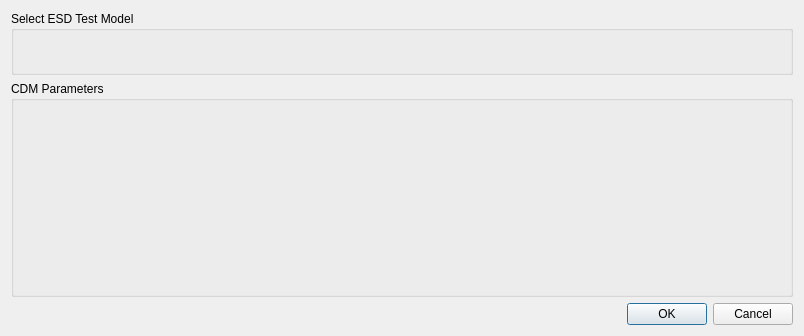
<?xml version="1.0" encoding="UTF-8"?>
<ui version="4.0">
 <class>Dialog</class>
 <widget class="QDialog" name="Dialog">
  <property name="geometry">
   <rect>
    <x>0</x>
    <y>0</y>
    <width>804</width>
    <height>336</height>
   </rect>
  </property>
  <property name="sizePolicy">
   <sizepolicy hsizetype="Fixed" vsizetype="Preferred">
    <horstretch>0</horstretch>
    <verstretch>0</verstretch>
   </sizepolicy>
  </property>
  <property name="minimumSize">
   <size>
    <width>804</width>
    <height>0</height>
   </size>
  </property>
  <property name="maximumSize">
   <size>
    <width>804</width>
    <height>16777215</height>
   </size>
  </property>
  <property name="windowTitle">
   <string>Dialog</string>
  </property>
  <property name="modal">
   <bool>true</bool>
  </property>
  <layout class="QVBoxLayout" name="verticalLayout">
   <item>
    <widget class="QGroupBox" name="grpESDModelChooser">
     <property name="maximumSize">
      <size>
       <width>16777215</width>
       <height>64</height>
      </size>
     </property>
     <property name="title">
      <string>Select ESD Test Model</string>
     </property>
     <property name="alignment">
      <set>Qt::AlignLeading|Qt::AlignLeft|Qt::AlignTop</set>
     </property>
    </widget>
   </item>
   <item>
    <widget class="QGroupBox" name="grpParams">
     <property name="title">
      <string>CDM Parameters</string>
     </property>
     <property name="alignment">
      <set>Qt::AlignLeading|Qt::AlignLeft|Qt::AlignTop</set>
     </property>
    </widget>
   </item>
   <item>
    <widget class="QDialogButtonBox" name="buttonBox">
     <property name="orientation">
      <enum>Qt::Horizontal</enum>
     </property>
     <property name="standardButtons">
      <set>QDialogButtonBox::Cancel|QDialogButtonBox::Ok</set>
     </property>
     <property name="centerButtons">
      <bool>false</bool>
     </property>
    </widget>
   </item>
  </layout>
 </widget>
 <resources/>
 <connections>
  <connection>
   <sender>buttonBox</sender>
   <signal>accepted()</signal>
   <receiver>Dialog</receiver>
   <slot>accept()</slot>
   <hints>
    <hint type="sourcelabel">
     <x>248</x>
     <y>254</y>
    </hint>
    <hint type="destinationlabel">
     <x>157</x>
     <y>274</y>
    </hint>
   </hints>
  </connection>
  <connection>
   <sender>buttonBox</sender>
   <signal>rejected()</signal>
   <receiver>Dialog</receiver>
   <slot>reject()</slot>
   <hints>
    <hint type="sourcelabel">
     <x>316</x>
     <y>260</y>
    </hint>
    <hint type="destinationlabel">
     <x>286</x>
     <y>274</y>
    </hint>
   </hints>
  </connection>
 </connections>
</ui>
